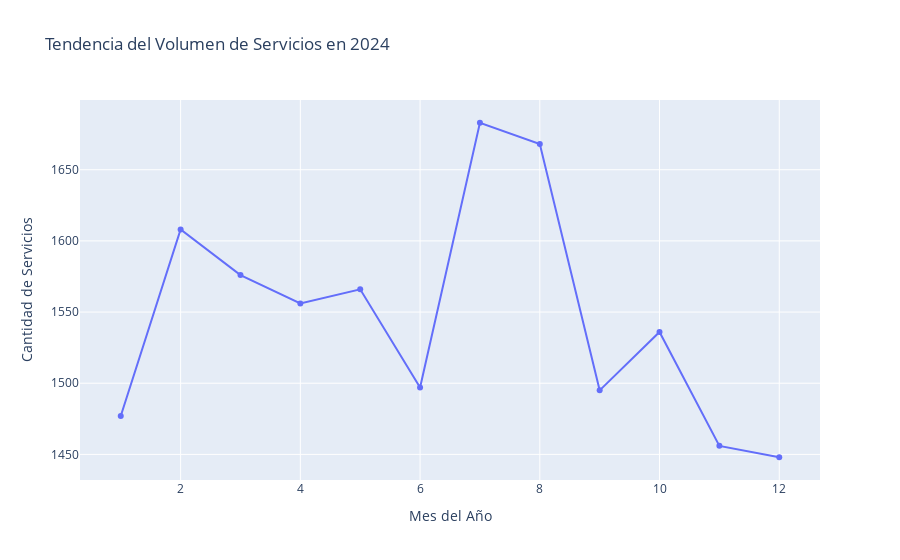

Notebook code for this chart:
### Markdown cell above
## Tendencia de volumen del 2024

### Code cell
df1['Fecha'] = pd.to_datetime(df1['Fecha'], format='%d/%m/%Y')

df_filtered_2 = df1.loc[df1['Fecha'].dt.month.isin([1, 2, 3, 4, 5, 6, 7, 8, 9, 10, 11, 12])]

df_2024 = df_filtered_2.loc[df_filtered_2['Fecha'].dt.year == 2024]

volumen_servicios = df_2024.groupby(df_2024['Fecha'].dt.month)['Orden de Servicio'].count().reset_index()
volumen_servicios.columns = ['Mes', 'Total_Servicios']

fig = px.line(volumen_servicios, x='Mes', y='Total_Servicios', markers=True,
                title="Tendencia del Volumen de Servicios en 2024",
                labels={"Mes": "Mes del Año", "Total_Servicios": "Cantidad de Servicios"})

fig.show()

### Figure 1 — Plotly figure (JSON) as saved in the notebook; plotly's stock layout.template omitted (floating-point values rounded to 4 significant figures)
{"data": [{"hovertemplate": "Mes del Año=%{x}<br>Cantidad de Servicios=%{y}<extra></extra>", "legendgroup": "", "line": {"color": "#636efa", "dash": "solid"}, "marker": {"symbol": "circle"}, "mode": "lines+markers", "name": "", "orientation": "v", "showlegend": false, "type": "scatter", "x": [1, 2, 3, 4, 5, 6, 7, 8, 9, 10, 11, 12], "xaxis": "x", "y": [1477, 1608, 1576, 1556, 1566, 1497, 1683, 1668, 1495, 1536, 1456, 1448], "yaxis": "y"}], "layout": {"legend": {"tracegroupgap": 0}, "title": {"text": "Tendencia del Volumen de Servicios en 2024"}, "xaxis": {"anchor": "y", "domain": [0, 1], "title": {"text": "Mes del Año"}}, "yaxis": {"anchor": "x", "domain": [0, 1], "title": {"text": "Cantidad de Servicios"}}}}
